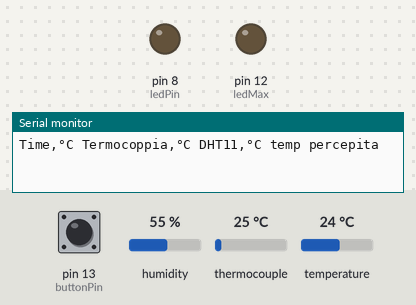
Bench run of a sketch on a simulated Arduino Uno, built with avr-gcc and run on an emulated ATmega328P. Shown: output pins drawn as LEDs (lit = HIGH), the last lines printed to the serial monitor. The test bench sets the inputs (shaded band); at power-on: thermocouple 25 °C, pin 13 (buttonPin) LOW, humidity 55 %, temperature 24 °C.

Above: at 2.2 s.
2.3 s: thermocouple set to 32 °C
3.8 s: thermocouple set to 38 °C
At 4.5 s:
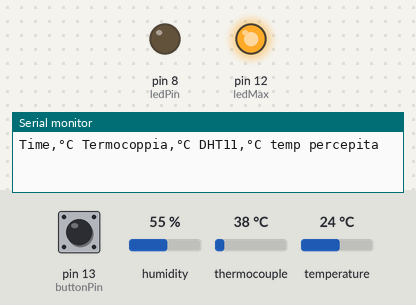
5.3 s: pin 13 (buttonPin) pulled HIGH for 0.15 s
At 5.8 s:
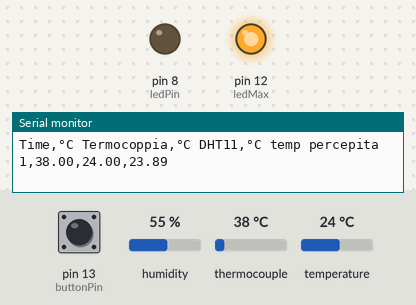
6.9 s: thermocouple set to 6 °C
At 8.1 s:
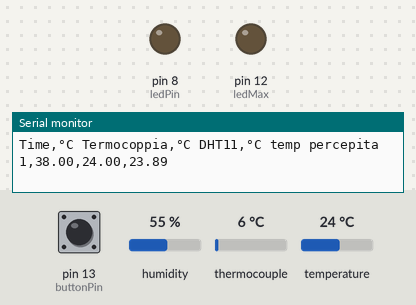
Timing chart, 0 to 9.4 s (numbered marks = the images above; inputs shaded):
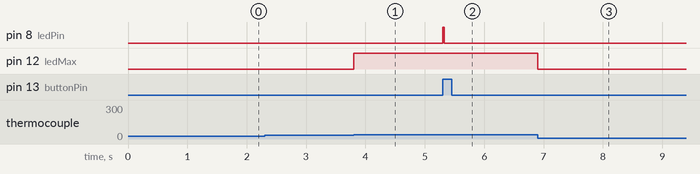

Measured:
- the behaviour switches between 35 and 36 °C on thermocouple (found by bisection; images 0 and 1)
- after the input at 2.3 s, every drawn part: stays the same
- after the input at 3.8 s, pin 12 (ledMax): LOW → HIGH at once
- after the input at 5.3 s, pin 8 (ledPin): LOW → HIGH at once, → LOW 0.02 s later
- after the input at 6.9 s, pin 12 (ledMax): HIGH → LOW at once

The sketch:

thermocouple_DHT11_button.ino
```cpp
#include "DHT.h"
#define DHTPIN 2
#define DHTTYPE DHT11
DHT dht(DHTPIN, DHTTYPE);

#include "max6675.h"
int minuti = 1;
int ledPin = 8;
int ledMax = 12;
int thermoDO = 4;
int thermoCS = 5;
int thermoCLK = 6;

MAX6675 thermocouple(thermoCLK, thermoCS, thermoDO);

int buttonPin = 13;
int laststate = 0;


void setup() {

  Serial.begin (9600);
  pinMode (buttonPin, INPUT) ;
  pinMode (ledPin, OUTPUT);
  pinMode (ledMax, OUTPUT);

  dht.begin();

  Serial.println("Time,°C Termocoppia,°C DHT11,°C temp percepita");

  // wait for MAX chip to stabilize
  delay(1000);
}

void loop() {
  float T_thermo = thermocouple.readCelsius();
  int state = digitalRead (buttonPin);
  if (state == HIGH && state != laststate) {
     digitalWrite(ledPin, HIGH);
    //Serial.println(counter);
    //Serial.print("Termocoppia: ");
    Serial.print(minuti);
    Serial.print(",");
    //Serial.print(" , ");
    Serial.print(T_thermo);
    Serial.print(",");
    //Serial.print(" °C ");
    float h = dht.readHumidity();
    float T_DHT11 = dht.readTemperature();
    float f = dht.readTemperature(true);
    float hif = dht.computeHeatIndex(f, h);
    float hic = dht.computeHeatIndex(T_DHT11, h, false);

    //Serial.print("DHT11: ");
    //Serial.print(F("Humidity: "));
    //Serial.print(h);
    //Serial.print(",");
    //Serial.print(F(" %  Temperature: "));
    Serial.print(T_DHT11);
    Serial.print(",");
    //Serial.print(F(" °C "));
    //Serial.print(F("  Heat index: "));
    Serial.println(hic);
    //Serial.println(F(" °C "));
    digitalWrite(ledPin, LOW);
    //Serial.println(laststate);
  }
  laststate = state;

  if (T_thermo < 40 && T_thermo > 35) {
    digitalWrite(ledMax, HIGH);
  }
  if (T_thermo > 40 || T_thermo < 35) {
    digitalWrite(ledMax, LOW);
  }
  delay (1) ;// delay in between reads for stability
}
```
